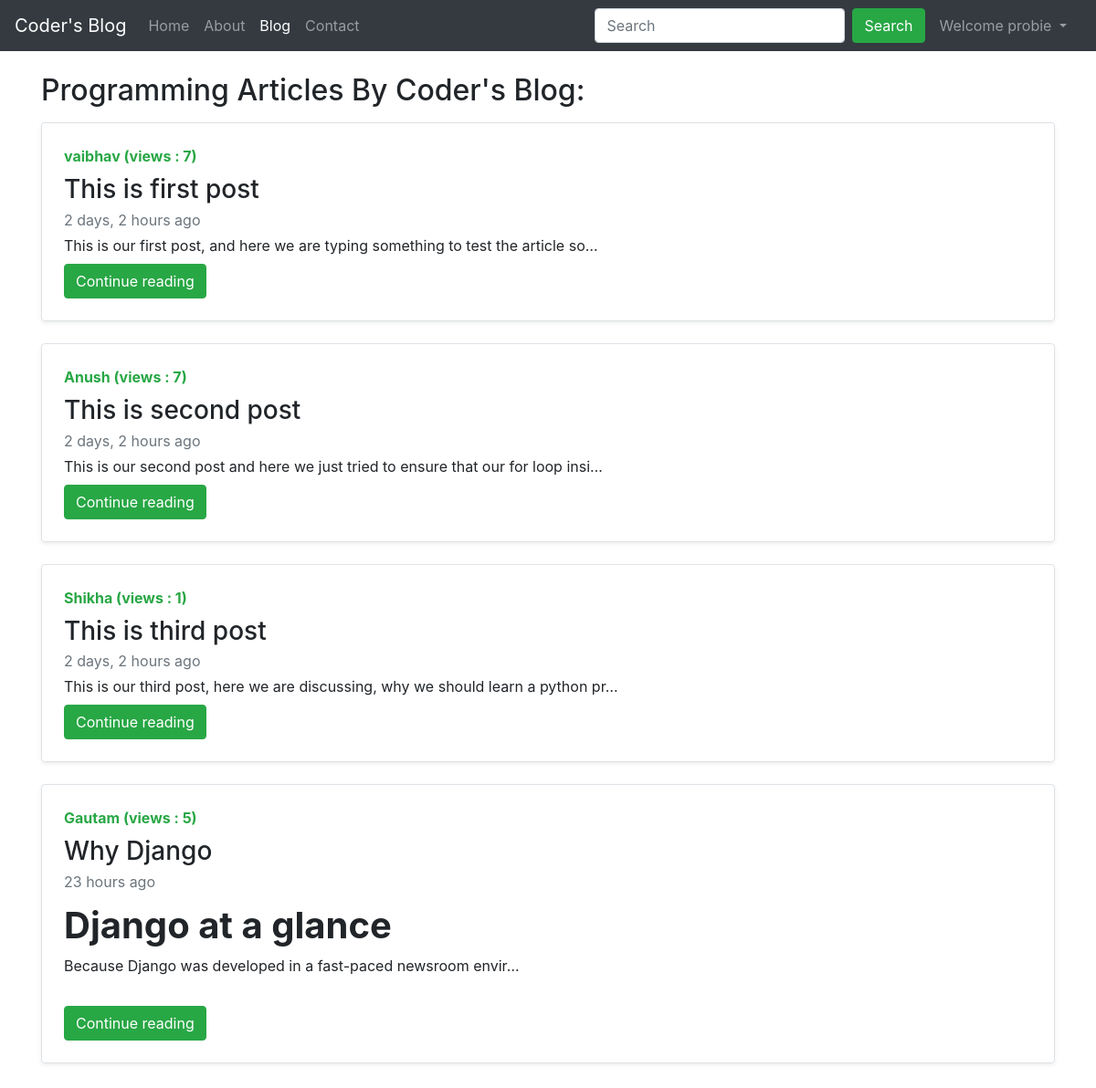
Page /blog/ (signed in) on the committed database.
### blog/models.py (models this page shows, shortened)
class Post(models.Model):
    sno = models.AutoField(primary_key=True)
    title = models.CharField(max_length=255)
    content = models.TextField()
    author = models.CharField(max_length=50)
    slug = models.CharField(max_length=50)
    views = models.IntegerField(default=0)
    timeStamp = models.DateTimeField(blank=True)

### blog/views.py (the view)
# urls.py: path('', views.blogHome, name='blogHome'),
def blogHome(request):
    allPosts = Post.objects.all()
    return render(request, 'blog/blogHome.html', {'allPosts': allPosts})

### templates/blog/blogHome.html (shortened to what this page needs)
{% extends 'base.html' %}
{% block blogactive %} active {% endblock blogactive %}
{% load humanize %}
{% block body %}
    <section class="pt-4 pb-4">
        <div class="container">
            <h2 class="mb-3">Programming Articles By Coder's Blog: </h2>
            {% for post in allPosts %}
                <div class="row no-gutters border rounded overflow-hidden flex-md-row mb-4 shadow-sm h-md-250 position-relative">
                    <div class="col p-4 d-flex flex-column position-static">
                        <strong class="d-inline-block mb-2 text-success">{{post.author}} (views : {{post.views}})</strong>
                        <h3 class="mb-1">{{post.title}}</h3>
                        <div class="mb-1 text-muted">{{post.timeStamp | naturaltime}}</div>
                        <p class="card-text mb-2">{{post.content|safe|truncatechars_html:80}}</p>
                        <div>
                            <a href="/blog/{{post.slug}}" role="button" class="btn btn-success">Continue reading</a>
                        </div>
                    </div>
                </div>
            {% endfor %}
        </div>
    </section>
{% endblock body %}

### templates/base.html (shortened to what this page needs)
<!doctype html>
<html lang="en">
  <head>
    <link rel="stylesheet" href="https://stackpath.bootstrapcdn.com/bootstrap/4.5.0/css/bootstrap.min.css">
    <link rel="stylesheet" href="https://stackpath.bootstrapcdn.com/font-awesome/4.7.0/css/font-awesome.min.css">
  </head>
  <body>
      <nav class="navbar navbar-expand-lg navbar-dark bg-dark">
        <a class="navbar-brand" href="/">Coder's Blog</a>
        <div class="collapse navbar-collapse" id="navbarSupportedContent">
          <ul class="navbar-nav mr-auto">
            <li class="nav-item {% block homeactive %} {% endblock homeactive %}">
              <a class="nav-link" href="/">Home <span class="sr-only">(current)</span></a>
            </li>
            <li class="nav-item {% block aboutactive %} {% endblock aboutactive %}">
              <a class="nav-link" href="/about">About</a>
            </li>
            <li class="nav-item {% block blogactive %} {% endblock blogactive %}">
              <a class="nav-link" href="/blog">Blog</a>
            </li>
            <li class="nav-item {% block contactactive %} {% endblock contactactive %}">
              <a class="nav-link" href="/contact">Contact</a>
            </li>
          </ul>
          <form class="form-inline my-2 my-lg-0 mr-2" method="GET" action="/search" id="search_form">
            <input class="form-control mr-sm-2" type="search" placeholder="Search" name="search" id="search" aria-label="Search">
            <input class="btn btn-success my-2 my-sm-0" type="submit" value="Search" id="submit">
          </form>
          {% if user.is_authenticated %}
            <ul class="navbar-nav mr-2">
              <li class="nav-item dropdown">
                <a href="#" class="nav-link dropdown-toggle" id="navbarDropdown" role="button" data-toggle="dropdown" aria-haspopup="true" aria-expanded="false">
                Welcome {{request.user}}
                </a>
              </li>
            </ul>
          {% else %}
            <button type="button" class="btn btn-success mr-1" data-toggle="modal" data-target="#signup">SignUp</button>
            <button type="button" class="btn btn-success" data-toggle="modal" data-target="#login">Login</button>
          {% endif %}
        </div>
      </nav>
    {% block body %}  {% endblock body %}
  </body>
</html>

### rows in the picture
Post: author "vaibhav", views "7", title "This is first post", timeStamp "2 days, 2 hours ago", content "This is our first post, and here we are typing something to test the article so…"
Post: author "Anush", views "7", title "This is second post", timeStamp "2 days, 2 hours ago", content "This is our second post and here we just tried to ensure that our for loop insi…"
Post: author "Shikha", views "1", title "This is third post", timeStamp "2 days, 2 hours ago", content "This is our third post, here we are discussing, why we should learn a python pr…"
Post: author "Gautam", views "5", title "Why Django", timeStamp "23 hours ago", content "Django at a glance Because Django was developed in a fast-paced newsroom envir…"

### other values in the picture
{{ request.user }} "probie"
